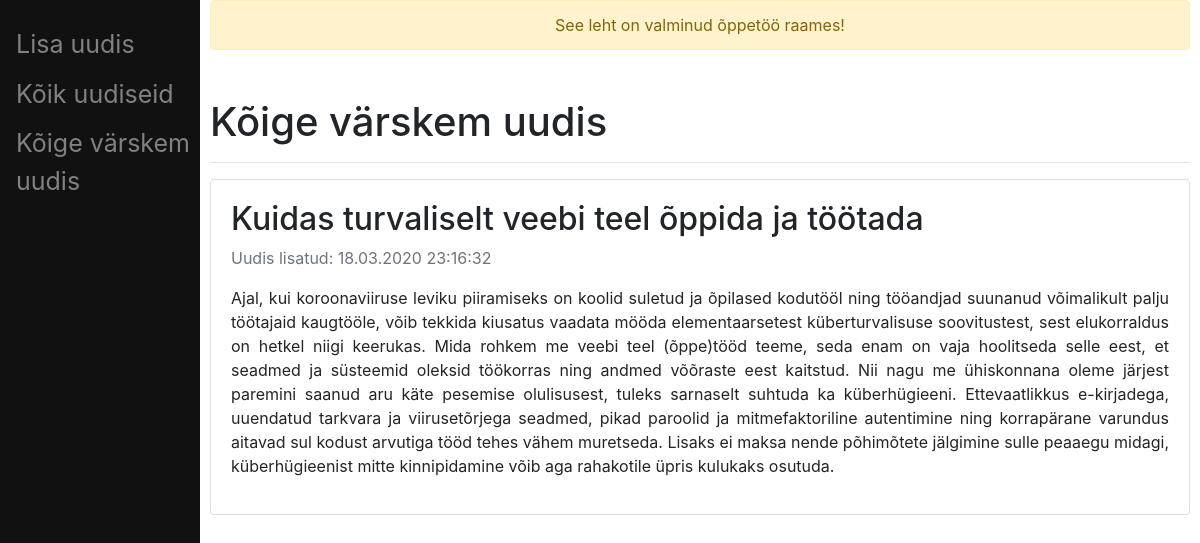
/kodune_2/uudised/page.php, run on the app's committed database.
### tables this page shows
CREATE TABLE `vr20_news` (
  `id` int(11) NOT NULL,
  `userid` int(11) NOT NULL,
  `title` varchar(100) NOT NULL,
  `content` varchar(1500) NOT NULL,
  `created` datetime NOT NULL DEFAULT current_timestamp(),
  `deleted` datetime DEFAULT NULL,
  `picture` int(11) DEFAULT NULL
);

### kodune_2/uudised/fnc_news.php (the view, shortened to what this page needs)
<?php
  function readNews($data) {
    $response = null;
    $conn = new mysqli(
      $GLOBALS["serverHost"],
      $GLOBALS["serverUsername"],
      $GLOBALS["serverPassword"],
      $GLOBALS["database"]
    );
    $conn->set_charset("utf8");
    $stmt = $conn->prepare("SELECT title, created, content FROM vr20_news WHERE deleted IS NULL ORDER BY created DESC LIMIT ?");
    $stmt->bind_param("s", $setNewsLimit);
    $stmt->bind_result($titleFromDB, $createdFromDB, $contentFromDB);
    $stmt->execute();
    while ($stmt->fetch()) {
      $createdDate = substr($createdFromDB, 0, 10);
      $createdTime = substr($createdFromDB, 10);
      $createdDate = date("d-m-Y", strtotime($createdDate));
      $createdDate = str_replace("-",".", $createdDate);
      $response .= '<div class="card mb-3"><div class="card-body"><h2>' . $titleFromDB .'</h2>';
      $response .= '<p class="text-muted">Uudis lisatud: ' . $createdDate . $createdTime . '</p>';
      $response .= '<p class="text-justify">' . $contentFromDB . '</p></div>
      </div>';
    }
    return $response;
  }

### data on the page
vr20_news: title "Kuidas turvaliselt veebi teel õppida ja töötada", created "18.03.2020", created "23:16:32", content "Ajal, kui koroonaviiruse leviku piiramiseks on koolid suletud ja õpilased kodutööl ning tööandjad suunanud võimalikult palju töötajaid kaugtööle, võib tekkida kiusatus vaadata mööda elementaarsetest küberturvalisuse soovitustest, sest elukorraldus on hetkel niigi keerukas. Mida rohkem me veebi teel (õppe)tööd teeme, seda enam on vaja hoolitseda selle eest, et seadmed ja süsteemid oleksid töökorras ning andmed võõraste eest kaitstud. Nii nagu me ühiskonnana oleme järjest paremini saanud aru käte pesemise olulisusest, tuleks sarnaselt suhtuda ka küberhügieeni. Ettevaatlikkus e-kirjadega, uuendatud tarkvara ja viirusetõrjega seadmed, pikad paroolid ja mitmefaktoriline autentimine ning…"
